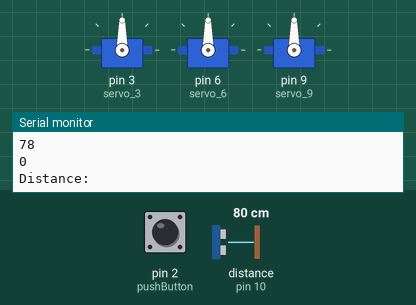
Recording of a sketch running on a simulated Arduino Uno, built with avr-gcc and run on an emulated ATmega328P. On the bench: 3 × servo, the last lines printed to the serial monitor. Wiring (inferred from the names in the program): ultrasonic range finder: trigger pin 11; echo pin 10. The test bench sets the inputs (shaded band); at power-on: distance to the obstacle (sensor on pin 10) 80 cm, pin 2 (pushButton) LOW. The echo pulse lasts 58.3 µs per cm; random numbers use the default seed unless the sketch sets one.

Above: at 1.2 s.
1.3 s: distance to the obstacle (sensor on pin 10) set to 22 cm
4.3 s: distance to the obstacle (sensor on pin 10) set to 18 cm
At 4.98 s:
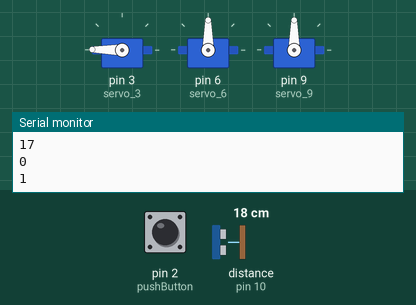
At 7.2 s:
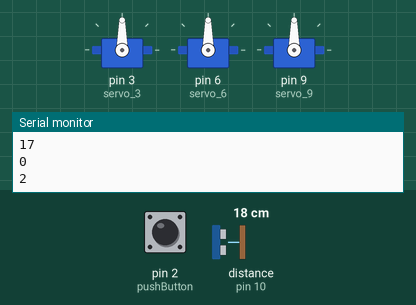
7.3 s: distance to the obstacle (sensor on pin 10) set to 35 cm
Timing chart, 0 to 10.3 s (numbered marks = the images above; inputs shaded):
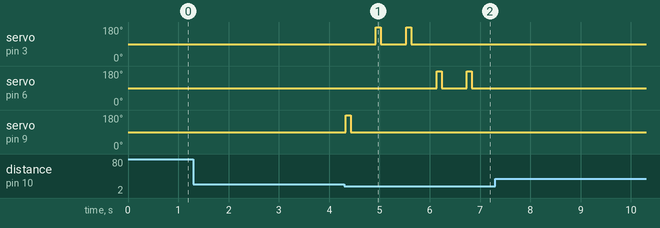

The sketch:

toll_gate___Street_Light.ino
```cpp
#include <Servo.h>
int pushButton = 2;
volatile long A;

Servo servo_3;

Servo servo_6;

Servo servo_9;

const int trigPin = 11;

const int echoPin = 10;

long duration;

int distanceCm, distanceInch;

void setup()

{

Serial.begin(9600);
pinMode(pushButton, INPUT);
pinMode(3,OUTPUT);

pinMode(trigPin, OUTPUT);

pinMode(echoPin, INPUT);
servo_3.attach(3);

servo_6.attach(6);

servo_9.attach(9);


}

void loop() {

digitalWrite(trigPin, LOW);

delayMicroseconds(2);

digitalWrite(trigPin, HIGH);

delayMicroseconds(10);

digitalWrite(trigPin, LOW);

duration = pulseIn(echoPin, HIGH);

distanceCm= duration*0.034/2;

distanceInch = duration*0.0133/2;

Serial.println("Distance: ");

Serial.println(distanceCm);

int buttonState = digitalRead(pushButton);
  // print out the state of the button:
  Serial.println(buttonState);

if (distanceCm < 20) {

A = random(0, 4);
Serial.println(A);

switch (A) {

case 1:

servo_3.write(179);

delay(100);

servo_3.write(90);

delay(500);

break;


case 2:


servo_6.write(179);

delay(100);

servo_6.write(90);

delay(500);

break;

case 3:


servo_9.write(179);

delay(100);

servo_9.write(90);

delay(500);

break;

}

}

}
```

Measured:
- the behaviour switches between 21 and 20 cm on distance to the obstacle (sensor on pin 10) (found by bisection; images 0 and 1)
- after the input at 4.3 s, servo on pin 3 (servo_3): alternates 179° for 0.10 s and 90° for 0.50 s, 4 changes in all, then stays 90°, starting after 0.63 s; servo on pin 6 (servo_6): alternates 179° for 0.10 s and 90° for 0.50 s, starting after 1.8 s; servo on pin 9 (servo_9): 90° → 179° at once, → 90° 0.10 s later
